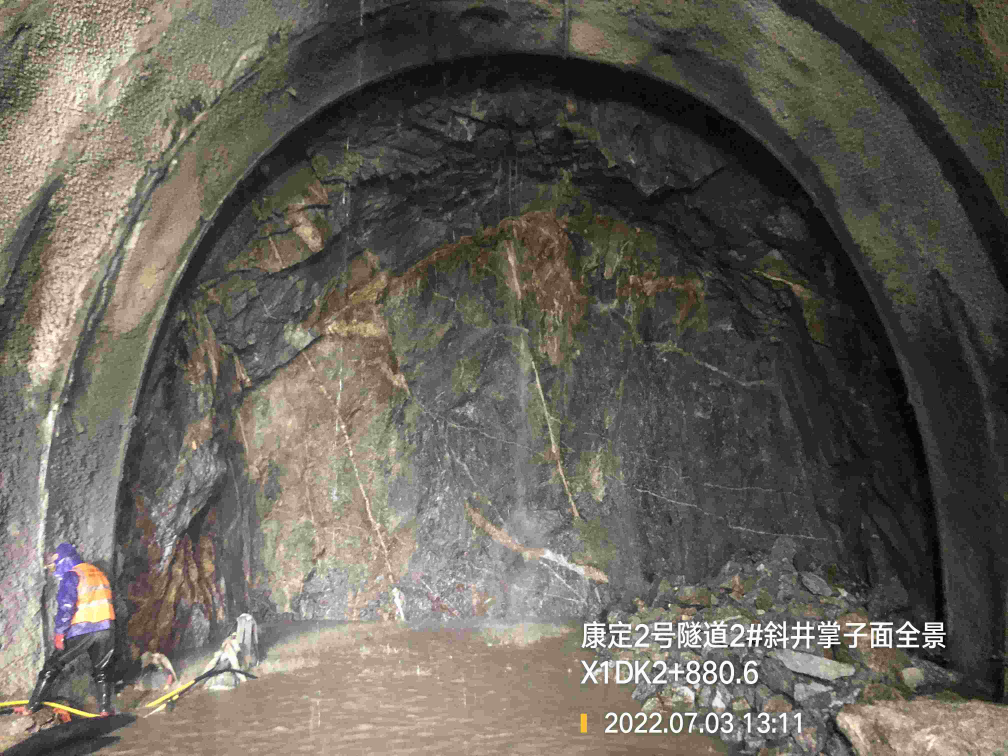
#> input picture data/X1DK2+880.6.jpg, 4032 x 3024 px (shown at 1/4 size)
$ python build_face_sketch_assets.py
#> lines starting #> are read from the running program, lines starting #| are printed output that depends on the picture
"""Build tunnel-section textures from the mileage-named face photographs."""

from __future__ import annotations

from pathlib import Path

from PIL import Image


ROOT = Path(__file__).resolve().parents[1]
SOURCE = ROOT / "data"
OUTPUT = ROOT / "public" / "data" / "face_sketch"
RECORDS = [
    ("X1DK2+880.6.jpg", "X1DK2_880_6_fitted.jpg", 8.16, 7.73),
    ("X1DK2+885.4.jpg", "X1DK2_885_4_fitted.jpg", 8.16, 7.73),
    ("X1DK2+892.6.jpg", "X1DK2_892_6_fitted.jpg", 8.16, 7.73),
    ("X1DK2+900.0.jpg", "X1DK2_900_0_fitted.jpg", 7.73, 8.16),
    ("X1DK2+905.0.jpg", "X1DK2_905_0_fitted.jpg", 8.16, 7.73),
]


def centre_crop(image: Image.Image, aspect: float) -> Image.Image:
    source_aspect = image.width / image.height
    if source_aspect > aspect:
        width = round(image.height * aspect)
        left = (image.width - width) // 2
        return image.crop((left, 0, left + width, image.height))
    height = round(image.width / aspect)
    top = (image.height - height) // 2
    return image.crop((0, top, image.width, top + height))


def main() -> None:
    OUTPUT.mkdir(parents=True, exist_ok=True)
    for source_name, output_name, width_m, height_m in RECORDS:
        with Image.open(SOURCE / source_name) as source:
#> source is the input picture: PIL image 4032x3024 RGB; mean R, G, B 101.7, 97.7, 89.5
            photograph = centre_crop(source.convert("RGB"), width_m / height_m)
#> in centre_crop, `return image.crop((left, 0, left + width, image.height))`:
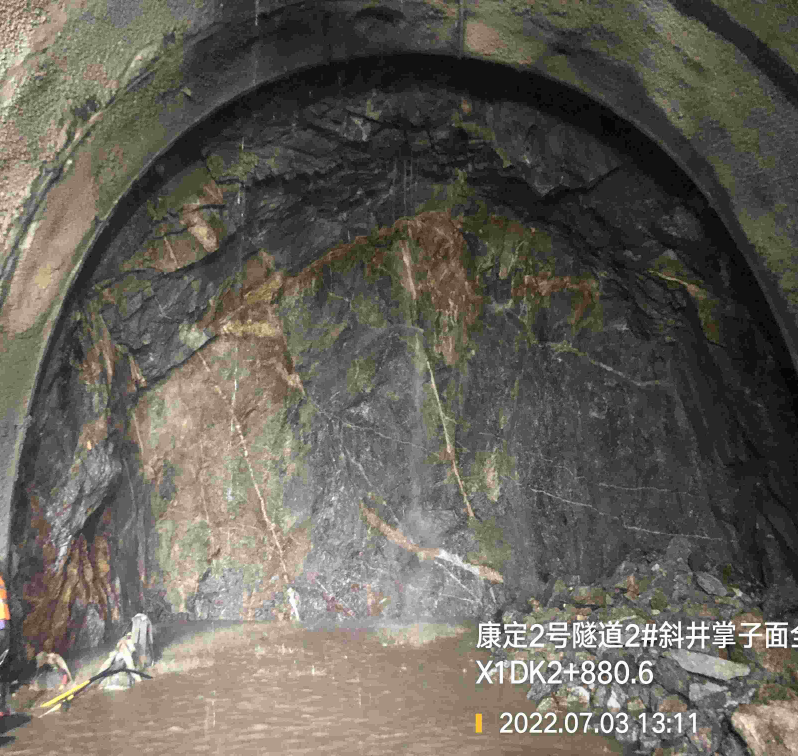
#> returned value: PIL image 3192x3024 RGB (shown at 1/4 size); mean R, G, B 101.7, 97.8, 89.4
            target_width = 1024
            target_height = round(target_width * height_m / width_m)
            resampling = getattr(Image, "Resampling", Image).LANCZOS
            photograph = photograph.resize((target_width, target_height), resampling)
            photograph.save(OUTPUT / output_name, quality=90, optimize=True)
            print(f"Built {output_name}: {photograph.width}x{photograph.height}")
#| Built X1DK2_880_6_fitted.jpg: 1024x970
#> pass 2 of the loop in main, `for source_name, output_name, width_m, height_m in RECORDS:`:
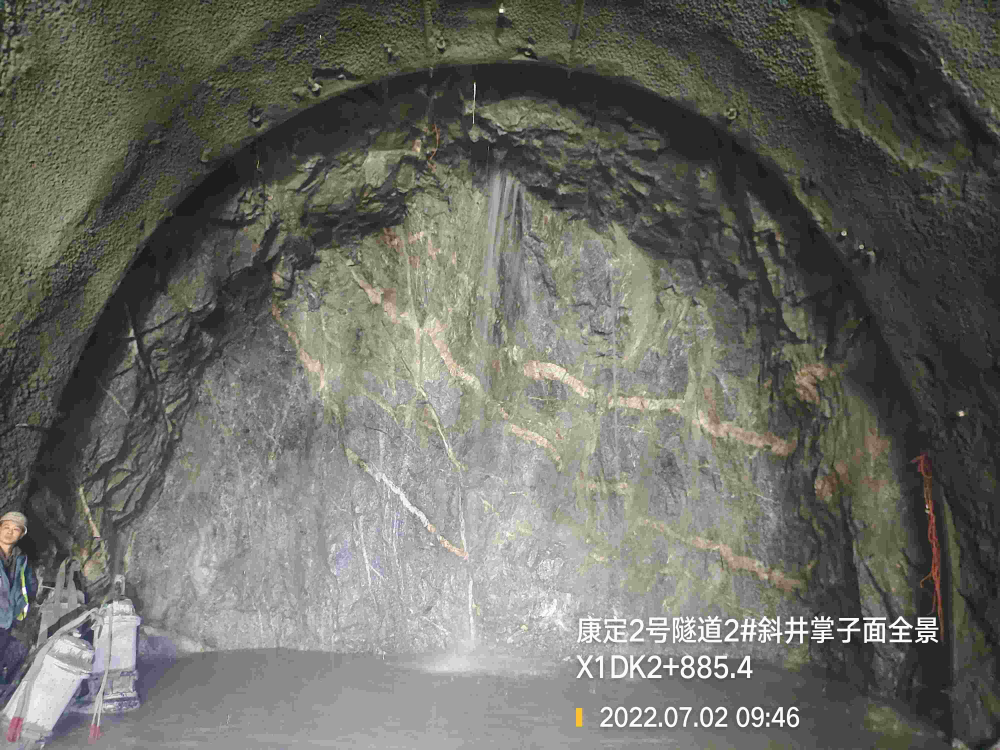
#> input picture data/X1DK2+885.4.jpg, 4000 x 3000 px (shown at 1/4 size)
#> in main, source is the input picture: PIL image 4000x3000 RGB; mean R, G, B 107.2, 107.9, 100.9
#> in centre_crop (call 2), `return image.crop((left, 0, left + width, image.height))`:
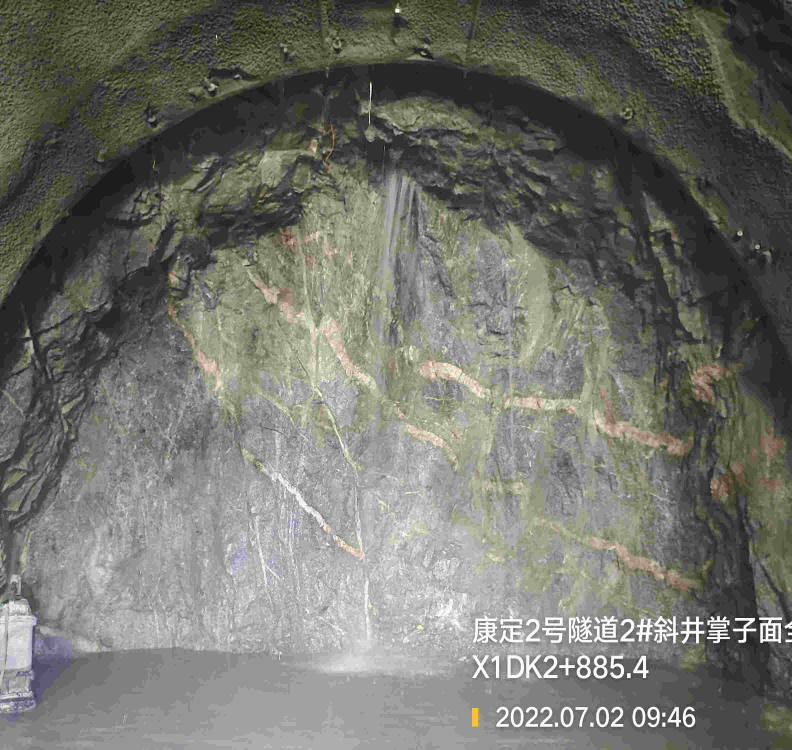
#> returned value: PIL image 3167x3000 RGB (shown at 1/4 size); mean R, G, B 115, 115.7, 108.4
#| Built X1DK2_885_4_fitted.jpg: 1024x970
#> pass 3 of the loop in main, `for source_name, output_name, width_m, height_m in RECORDS:`:
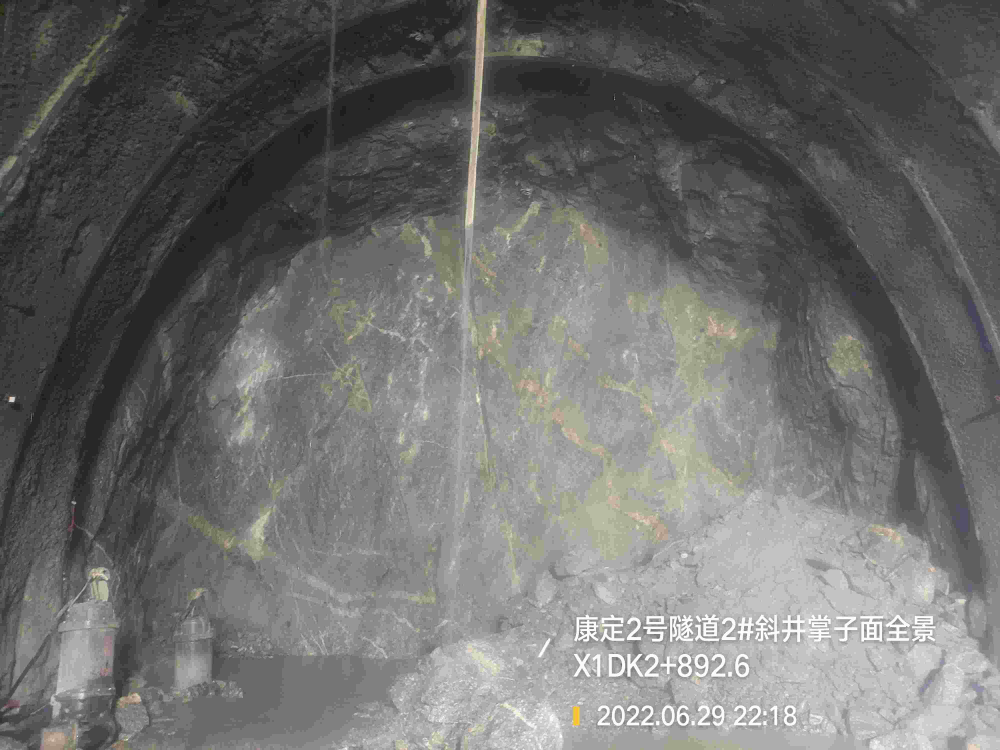
#> input picture data/X1DK2+892.6.jpg, 4000 x 3000 px (shown at 1/4 size)
#> in main, source is the input picture: PIL image 4000x3000 RGB; mean R, G, B 110.2, 110.2, 108.8
#> in centre_crop (call 3), `return image.crop((left, 0, left + width, image.height))`:
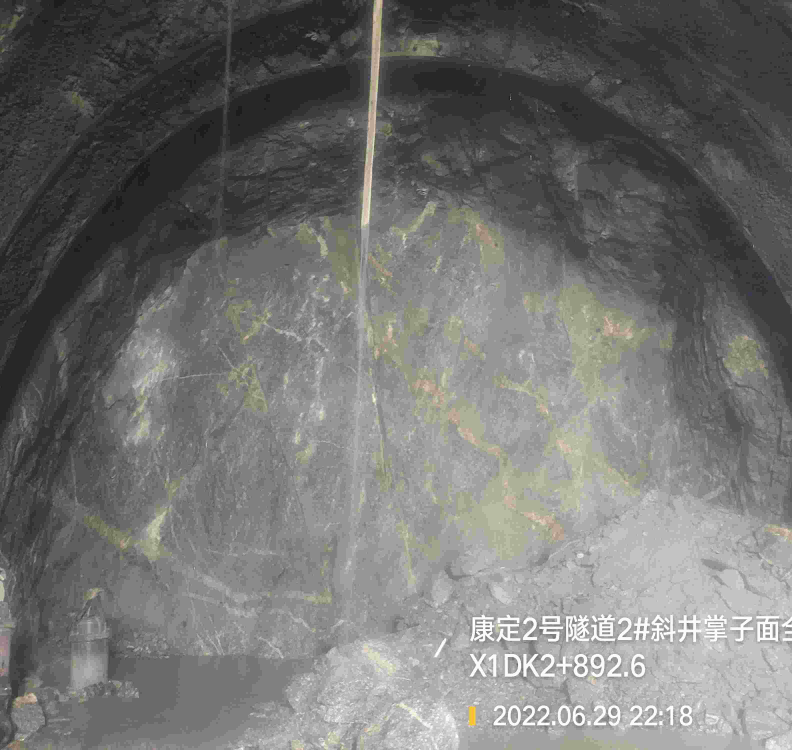
#> returned value: PIL image 3167x3000 RGB (shown at 1/4 size); mean R, G, B 114.7, 114.8, 113
#| Built X1DK2_892_6_fitted.jpg: 1024x970
#> the loop made 5 passes; the first 3 are shown


if __name__ == "__main__":
    main()
